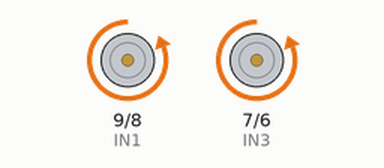
A sketch run on a simulated Arduino Uno, built with avr-gcc and run on an emulated ATmega328P. Parts: motor-driver pin pairs drawn as motors (green arrow = first pin HIGH = forward, orange = second pin HIGH = backward, longer = more drive, scaled by the enable pin).

Above: at 0.2 s.
At 1.2 s:
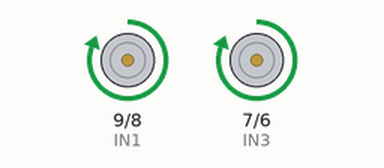
At 3.7 s:
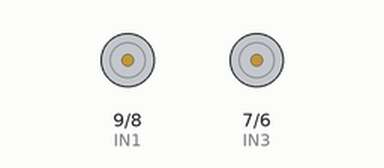
Timing chart, 0 to 4.6 s (numbered marks = the images above):
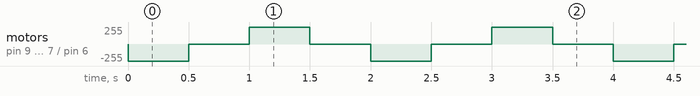

Measured:
- by itself, motor on pin 9 (IN1) / pin 8 (IN2), motor on pin 7 (IN3) / pin 6 (IN4): repeats every 2.0 s: stopped 0.50 s, forward 255/255 0.50 s, stopped 0.50 s, backward 255/255 0.50 s

The sketch:

forward_back.ino
```cpp
//www.elegoo.com
//2016.09.12
int ENA=10;
int IN1=9;
int IN2=8;
int ENB=5;
int IN3=7;
int IN4=6;
void setup()
{
  pinMode(IN1,OUTPUT);
  pinMode(IN2,OUTPUT);
  pinMode(IN3,OUTPUT);
  pinMode(IN4,OUTPUT);
  pinMode(ENA,OUTPUT);
  pinMode(ENB,OUTPUT);
  digitalWrite(ENA,HIGH);
  digitalWrite(ENB,HIGH);

}
void loop()
{
  digitalWrite(IN1,LOW);
  digitalWrite(IN2,HIGH);         // left wheel goes forward
  digitalWrite(IN3,LOW);
  digitalWrite(IN4,HIGH);         // right wheel goes forward
  delay(500);
  digitalWrite(IN1,LOW);
  digitalWrite(IN2,LOW);         //left wheel holds still
  digitalWrite(IN3,LOW);
  digitalWrite(IN4,LOW);         // right wheel holds still
  delay(500);
  digitalWrite(IN1,HIGH);
  digitalWrite(IN2,LOW);        //left wheel is back up
  digitalWrite(IN3,HIGH);
  digitalWrite(IN4,LOW);        // right wheel is back up
  delay(500);
  digitalWrite(IN1,LOW);
  digitalWrite(IN2,LOW);         // left wheel holds still
  digitalWrite(IN3,LOW);
  digitalWrite(IN4,LOW);         // right wheel holds still
  delay(500);
}
```
